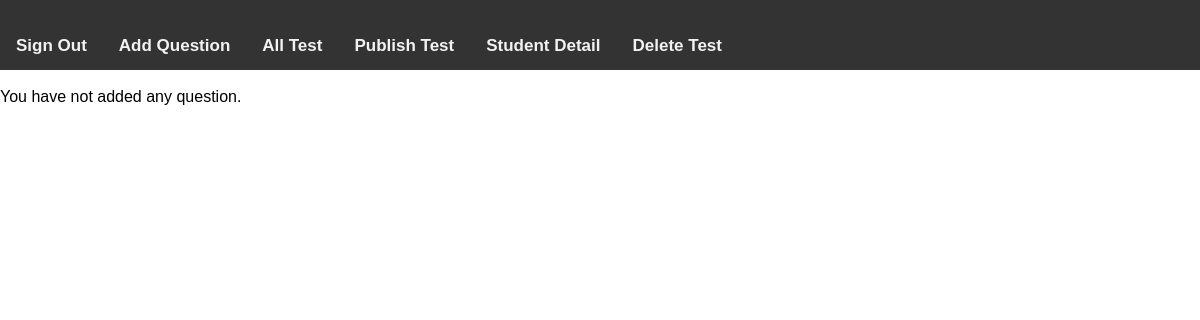
/test_view.php?test_code=3J5HF0KMYF (signed in), run on an earlier commit of the app's database.
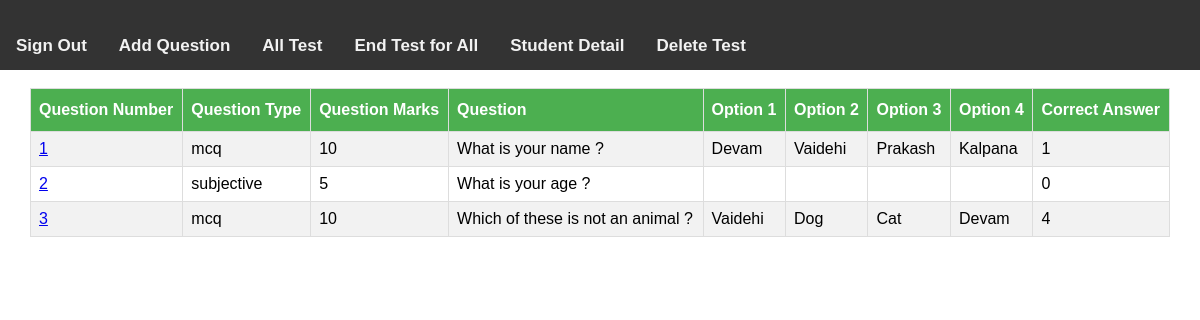
And on a later commit of the database.
### tables this page shows
CREATE TABLE `question_detail` (
  `code` varchar(15) NOT NULL,
  `question_number` int(5) NOT NULL,
  `question_type` varchar(15) NOT NULL,
  `question` varchar(500) NOT NULL,
  `question_marks` int(11) NOT NULL,
  `option1` varchar(500) NOT NULL,
  `option2` varchar(500) NOT NULL,
  `option3` varchar(500) NOT NULL,
  `option4` varchar(500) NOT NULL,
  `correct_answer` int(11) NOT NULL
);

### test_view.php (the view, shortened to what this page needs)
<!DOCTYPE HTML PUBLIC "-//W3C//DTD HTML 4.01 Frameset//EN">
<html>
<head>
</head>
<body>
	<div class = "topnav">
		<h5><a href = "signout.php">Sign Out</a></h5>
		<h5><a href = "add_question.php<?php
		      $testcode = $_GET['test_code'];
		      echo "?test_code=".$testcode."";
		?>">Add Question</a></h5>
		<h5><a href = "host_test_list.php">All Test</a></h5>
		<h5><a href = "start_test.php<?php
		      $testcode = $_GET['test_code'];
		      echo "?test_code=".$testcode."";
		?>"><?php
		      require('database_connection.php');
		      $testcode = $_GET['test_code'];
		      $query = "SELECT start from test_detail WHERE test_code = '$testcode' and start = TRUE";
		      if($result = mysqli_query($connection, $query)){
		          if(mysqli_num_rows($result) > 0){
		              echo "End Test for All";
		          } else {
		              echo "Publish Test";
		          }
		      }
		      else{
		          echo "ERROR: Could not able to execute $query. " . mysqli_error($connection);
		      }
		?></a></h5>
		<h5><a href = "student_attendance_test_detail.php<?php
		      $testcode = $_GET['test_code'];
		      echo "?test_code=".$testcode."";
		?>">Student Detail</a></h5>
		<h5><a href = "delete_test.php<?php
		      $testcode = $_GET['test_code'];
		      echo "?test_code=".$testcode."";
		?>">Delete Test</a></h5>
	</div>
	<br/>
<?php
require('database_connection.php');
$testcode = $_GET['test_code'];
$sql = "SELECT * FROM question_detail WHERE code = '$testcode' ORDER BY question_number";
if($result = mysqli_query($connection, $sql)){
    if(mysqli_num_rows($result) > 0){
        echo "<table id='customers'>";
            echo "<tr>";
                echo "<th>Question Number</th>";
                echo "<th>Question Type</th>";
                echo "<th>Question Marks</th>";
                echo "<th>Question</th>";
                echo "<th>Option 1</th>";
                echo "<th>Option 2</th>";
                echo "<th>Option 3</th>";
                echo "<th>Option 4</th>";
                echo "<th>Correct Answer</th>";
            echo "</tr>";
        while($row = mysqli_fetch_array($result)){
            echo "<tr>";
                echo "<td ><a href='host_question_view.php?test_code=".$testcode."&question_number=" . $row['question_number'] . "'>" . $row['question_number'] . "</a></td>";
                echo "<td>" . $row['question_type'] . "</td>";
                echo "<td>" . $row['question_marks'] . "</td>";
                echo "<td>" . $row['question'] . "</td>";
                echo "<td>" . $row['option1'] . "</td>";
                echo "<td>" . $row['option2'] . "</td>";
                echo "<td>" . $row['option3'] . "</td>";
                echo "<td>" . $row['option4'] . "</td>";
                echo "<td>" . $row['correct_answer'] . "</td>";
            echo "</tr>";
        }
        echo "</table>";
    } else{
        echo "You have not added any question.";
    }
} else{
    echo "ERROR: Could not able to execute $sql. " . mysqli_error($connection);
}
?>
</body>
</html>

### test_view.php (style rules this page uses)
body { margin: 0; font-family: Arial, Helvetica, sans-serif; }
.topnav { overflow: hidden; background-color: #333; }
.topnav a { float: left; color: #f2f2f2; text-align: center; padding: 14px 16px; text-decoration: none; font-size: 17px; }
#customers { font-family: Arial, Helvetica, sans-serif; border-collapse: collapse; width: 95%; margin-left: auto; margin-right: auto; }
#customers td, #customers th { border: 1px solid #ddd; padding: 8px; }
#customers tr:nth-child(even) { background-color: #f2f2f2; }
#customers th { padding-top: 12px; padding-bottom: 12px; text-align: left; background-color: #4CAF50; color: white; }

What changed in the data, as far as the page shows it:
added question_detail: question_number "1", question_type "mcq", question_marks "10", question "What is your name ?", option1 "Devam", option2 "Vaidehi", option3 "Prakash", option4 "Kalpana", correct_answer "1"
added question_detail: question_number "2", question_type "subjective", question_marks "5", question "What is your age ?", correct_answer "0"
added question_detail: question_number "3", question_type "mcq", question_marks "10", question "Which of these is not an animal ?", option1 "Vaidehi", option2 "Dog", option3 "Cat", option4 "Devam", correct_answer "4"
Also different on the page:
text no longer shown: "Publish Test You have not added any question."
text now shown: "End Test for All Question Number Question Type Question Marks Question Option 1 Option 2 Option 3 Option 4 Correct Answer"
